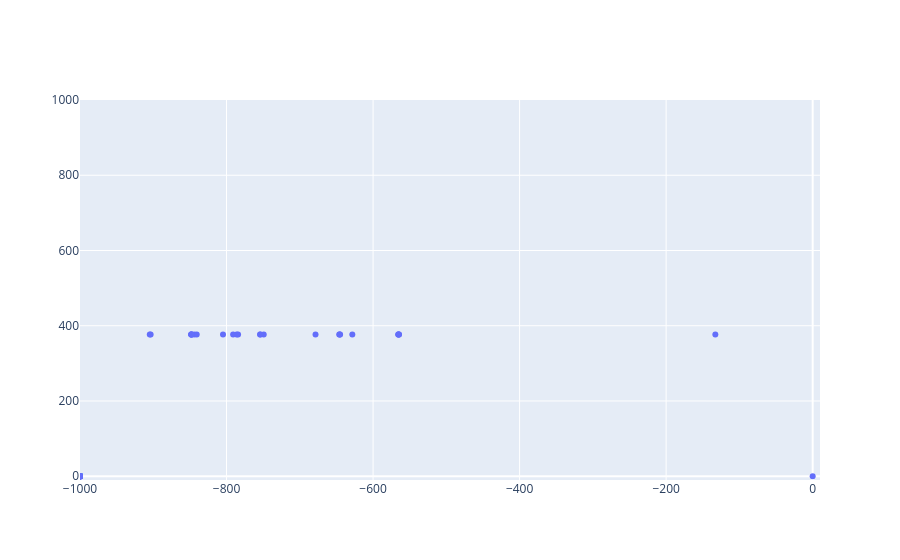

This figure's notebook cell:
### Code cell
fig = go.Figure()

fig.add_trace(go.Scatter(x=T_eig["Re"], y=T_eig["Im"], mode="markers"))

fig.update_xaxes(range=[-1000, 10])
fig.update_yaxes(range=[-10, 1000])
fig.show()

### Figure 1 — Plotly figure (JSON) as saved in the notebook; plotly's stock layout.template omitted (floating-point values rounded to 4 significant figures; data arrays with more than 128 entries replaced by an {"elided": "..."} marker saying what was removed)
{"data": [{"mode": "markers", "type": "scatter", "x": {"elided": "195 float values"}, "y": {"elided": "195 float values"}}], "layout": {"xaxis": {"range": [-1000, 10]}, "yaxis": {"range": [-10, 1000]}}}
